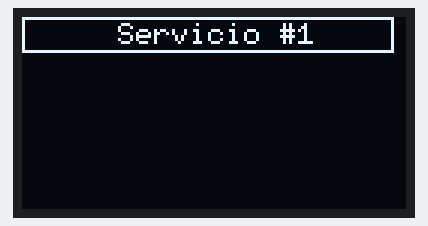
This sketch was run on a simulated Arduino Uno, built with avr-gcc and run on an emulated ATmega328P. Shown: 128×64 one-colour display.

Above: at 0.1 s.
At 2.2 s:
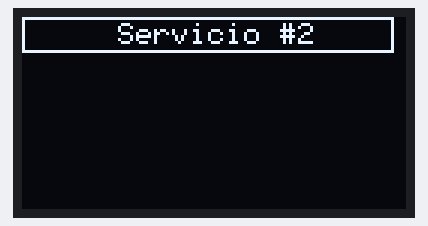
At 4.2 s:
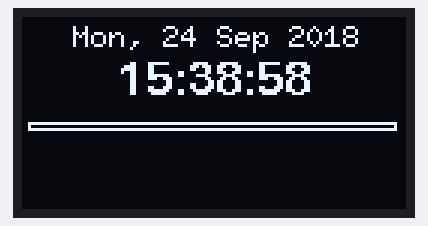

The sketch:

Aquabo_E32-Screens.ino
```cpp
//////////////////////////////////////////////////////////////////////////////////////////////////////////////
//
// Includes.
//
//////////////////////////////////////////////////////////////////////////////////////////////////////////////

#include                              <U8g2lib.h>                           // see https://github.com/olikraus/u8g2/wiki/u8g2reference

//////////////////////////////////////////////////////////////////////////////////////////////////////////////
//
// Constants.
//
//////////////////////////////////////////////////////////////////////////////////////////////////////////////

#define   FONT_ONE_HEIGHT               8                                   // font one height in pixels
#define   FONT_TWO_HEIGHT               12                                  // font two height in pixels

//////////////////////////////////////////////////////////////////////////////////////////////////////////////
//
// Variables.
//
//////////////////////////////////////////////////////////////////////////////////////////////////////////////

char      chBuffer[128];   // general purpose character buffer
String    cadena = "";
U8G2_SSD1306_128X64_NONAME_F_HW_I2C       u8g2(U8G2_R0, 16, 15, 4);         // OLED graphics
static  int   screen = 0;

//////////////////////////////////////////////////////////////////////////////////////////////////////////////
//
// Setup.
//
//////////////////////////////////////////////////////////////////////////////////////////////////////////////

void setup()
{

  // OLED graphics.
  u8g2.begin();
  u8g2.setFont(u8g2_font_6x10_tr);
  u8g2.setFontRefHeightExtendedText();
  u8g2.setDrawColor(1);
  u8g2.setFontPosTop();
  u8g2.setFontDirection(0);

}

//////////////////////////////////////////////////////////////////////////////////////////////////////////////
//
// Main loop.
//
//////////////////////////////////////////////////////////////////////////////////////////////////////////////

void  loop()
{
  u8g2.clearBuffer();

  if (screen >= 2) {
    screen = 0;
  } else {
    screen = screen + 1;
  }

  switch (screen) {
    case 0:
      //Main screen
      u8g2.setFont(u8g2_font_6x10_tr);
      cadena = "Mon, 24 Sep 2018";
      cadena.toCharArray(chBuffer, cadena.length() + 1);
      u8g2.drawStr(64 - (u8g2.getStrWidth(chBuffer) / 2), 2, chBuffer);

      cadena = "15:38:58";
      cadena.toCharArray(chBuffer, cadena.length() + 1);
      u8g2.setFont(u8g2_font_fub11_tn);
      u8g2.drawRFrame(2, FONT_TWO_HEIGHT + FONT_ONE_HEIGHT + 15, 123, 3, 0);
      u8g2.drawStr(64 - (u8g2.getStrWidth(chBuffer) / 2), FONT_TWO_HEIGHT + 2, chBuffer);
      u8g2.sendBuffer();
      break;

    case 1:
      cadena = "Servicio #1";
      cadena.toCharArray(chBuffer, cadena.length() + 1);
      u8g2.setFont(u8g2_font_6x10_tr);
      u8g2.drawRFrame(0, 0, 124, FONT_TWO_HEIGHT, 0);
      u8g2.drawStr(64 - (u8g2.getStrWidth(chBuffer) / 2), 1, chBuffer);
      u8g2.sendBuffer();
      break;

    case 2:
      cadena = "Servicio #2";
      cadena.toCharArray(chBuffer, cadena.length() + 1);
      u8g2.setFont(u8g2_font_6x10_tr);
      u8g2.drawRFrame(0, 0, 124, FONT_TWO_HEIGHT, 0);
      u8g2.drawStr(64 - (u8g2.getStrWidth(chBuffer) / 2), 1, chBuffer);
      u8g2.sendBuffer();
      break;
  }

  delay(2000);
}


void titulo(String mensaje) {
  mensaje.toCharArray(chBuffer, cadena.length() + 1);
  u8g2.setFont(u8g2_font_6x10_tr);
  u8g2.drawRFrame(0, 0, 124, FONT_TWO_HEIGHT, 0);
  u8g2.drawStr(64 - (u8g2.getStrWidth(chBuffer) / 2), 1, chBuffer);
  u8g2.sendBuffer();
}
```

Measured:
- by itself, everything shown: repeats every 6.1 s, in 3 steps
- what the display in image 1 shows lasts 2.1 s, from 2.1 s to 4.2 s
- what the display in image 2 shows lasts 2.0 s, from 4.2 s to 6.2 s
